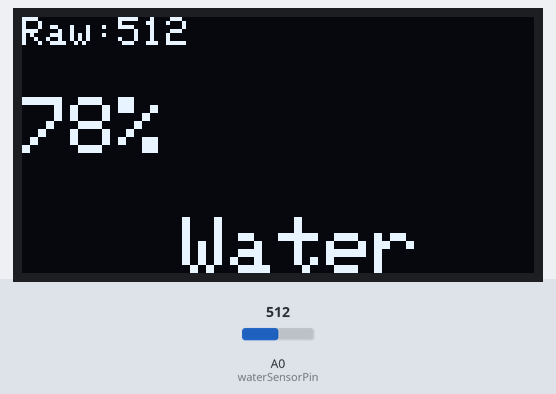
This sketch was run on a simulated Arduino Uno, built with avr-gcc and run on an emulated ATmega328P. Parts: 128×64 one-colour display. Inputs (shaded band) come from the test bench; at power-on: A0 (waterSensorPin) = 512. What the sketch prints to the serial monitor is not drawn.

Above: at 2.3 s.
2.4 s: A0 (waterSensorPin) set to 610
At 3.7 s:
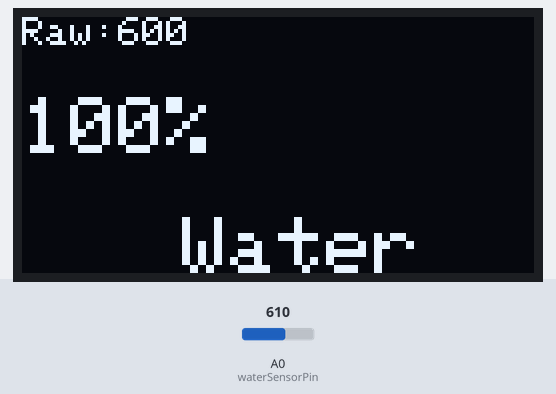
5.1 s: A0 (waterSensorPin) set to 298
At 6.3 s:
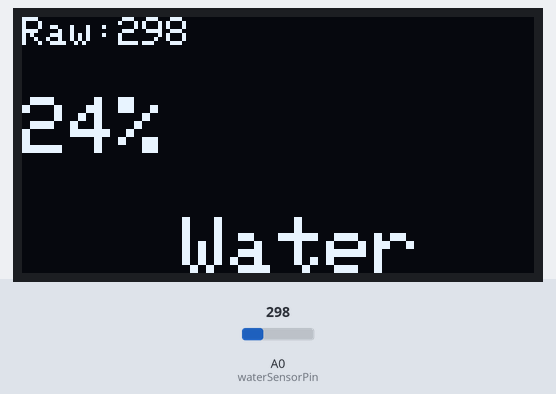
7.8 s: A0 (waterSensorPin) set to 269
At 10.2 s:
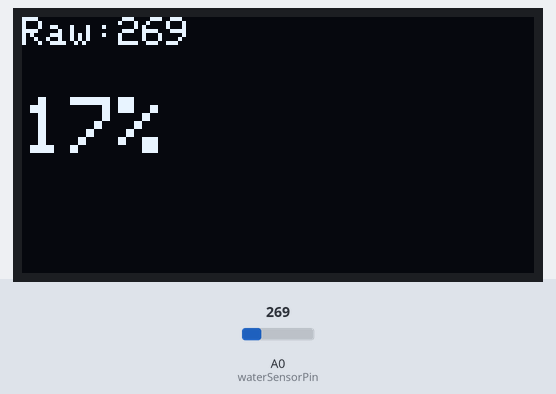
10.8 s: A0 (waterSensorPin) set to 306
At 11.6 s:
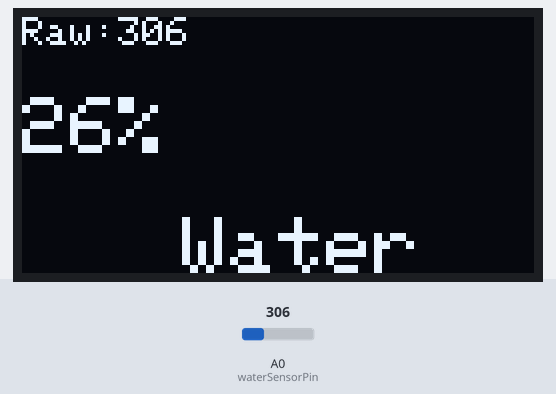
13.5 s: A0 (waterSensorPin) set to 716
At 16.7 s:
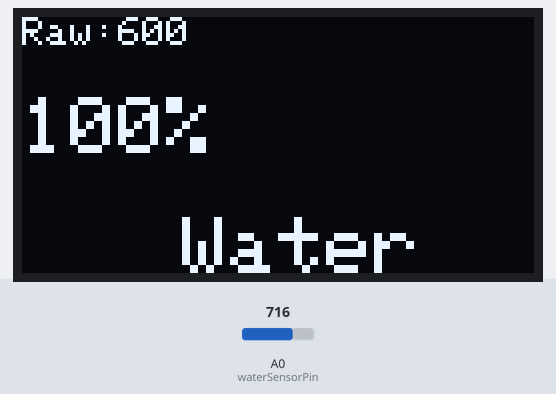
Timing chart, 0 to 17.8 s (numbered marks = the images above; inputs shaded):
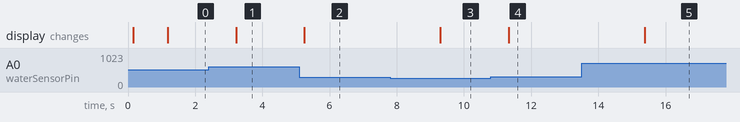

The sketch:

Water_OELD.ino
```cpp
/*
Water level on OLED

Hardware Requirement: uno, water level, OLED, breadboard, and jumper wire

1. OLED Display (SSD1306, I2C 128x64):
OLED Pin	Arduino Pin	Notes
VCC	3.3V or 5V	Depends on OLED module spec
GND	GND	Ground
SCL	A5 (Uno), D21 (Mega), or dedicated SCL pin	I2C Clock line
SDA	A4 (Uno), D20 (Mega), or dedicated SDA pin	I2C Data line
2. Water Sensor (Analog output):
Water Sensor Pin	Arduino Pin	Notes
VCC	5V	Power supply for sensor
GND	GND	Ground
Analog Out	A0	Connect to Arduino analog input pin A0

*/

#include <Wire.h>
#include <Adafruit_GFX.h>
#include <Adafruit_SSD1306.h>

// === Pin Definitions ===
const int waterSensorPin = A0;

// === Sensor Calibration ===
const int minRaw = 200;   // Adjust this (dry value)
const int maxRaw = 600;   // Adjust this (soaked value)

// === OLED Configuration ===
#define SCREEN_WIDTH 128
#define SCREEN_HEIGHT 64
#define OLED_RESET    -1
#define OLED_ADDR     0x3C

Adafruit_SSD1306 display(SCREEN_WIDTH, SCREEN_HEIGHT, &Wire, OLED_RESET);

void setup() {
  Serial.begin(9600);
  delay(100);

  Wire.begin();
  if (!display.begin(SSD1306_SWITCHCAPVCC, OLED_ADDR)) {
    Serial.println(F("❌ OLED not found. Check wiring!"));
    while (true);
  }

  display.clearDisplay();
  display.setTextColor(SSD1306_WHITE);
  display.setTextSize(1);      // Smaller size for Starting...
  display.setCursor(10, 20);
  display.println(F("Starting..."));
  display.display();
  delay(1000);
}

void loop() {
  int raw = analogRead(waterSensorPin);
  raw = constrain(raw, minRaw, maxRaw);

  int percent = map(raw, minRaw, maxRaw, 0, 100);
  percent = constrain(percent, 0, 100);

  Serial.print("Raw: ");
  Serial.print(raw);
  Serial.print("  Water %: ");
  Serial.print(percent);
  Serial.println("%");

  display.clearDisplay();

  // Smaller text for raw value on top
  display.setTextSize(1);
  display.setCursor(0, 0);
  display.print("Raw:");
  display.print(raw);

  // Bigger text for percentage in the middle
  display.setTextSize(2);
  display.setCursor(0, 20);
  display.print(percent);
  display.print("%");

  // Bigger detection message below, centered horizontally
  if (percent > 20) {
    display.setTextSize(2);
    // Calculate approximate width of text "Water" at size 2 (~6 pixels per char * 5 chars = 30 pixels)
    int16_t x = (SCREEN_WIDTH - 48) / 2; // 48 is approx width: 6*8 (size 2) chars width
    display.setCursor(x, 50);
    display.print("Water");
  }

  display.display();

  delay(2000);
}
```

Measured:
- the behaviour switches between 284 and 283 on A0 (waterSensorPin) (found by bisection; images 2 and 3)
- after the input at 2.4 s, the display: changes after 0.82 s (image 1)
- after the input at 5.1 s, the display: changes after 0.14 s (image 2)
- after the input at 7.8 s, the display: changes after 1.5 s (image 3)
- after the input at 10.8 s, the display: changes after 0.53 s (image 4)
- after the input at 13.5 s, the display: changes after 1.9 s (image 5)
